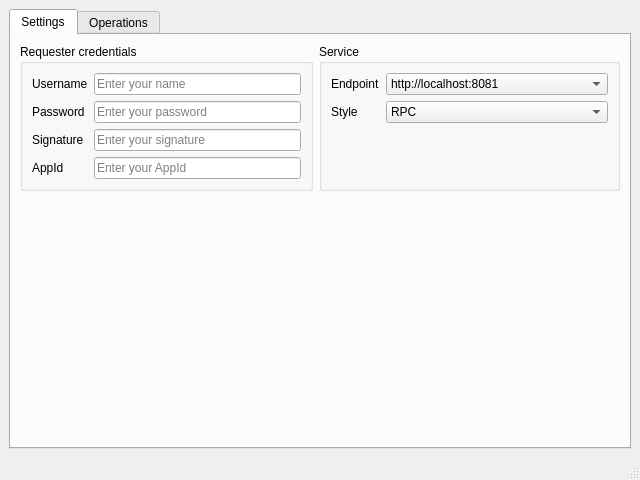
<?xml version="1.0" encoding="UTF-8"?>
<ui version="4.0">
 <class>MainWindow</class>
 <widget class="QMainWindow" name="MainWindow">
  <property name="geometry">
   <rect>
    <x>0</x>
    <y>0</y>
    <width>640</width>
    <height>480</height>
   </rect>
  </property>
  <property name="windowTitle">
   <string>MainWindow</string>
  </property>
  <widget class="QWidget" name="centralwidget">
   <layout class="QGridLayout" name="gridLayout">
    <item row="0" column="0">
     <widget class="QTabWidget" name="tabWidget">
      <property name="currentIndex">
       <number>0</number>
      </property>
      <widget class="QWidget" name="settingsTab">
       <attribute name="title">
        <string>Settings</string>
       </attribute>
       <layout class="QGridLayout" name="gridLayout_2">
        <item row="0" column="0">
         <layout class="QHBoxLayout" name="horizontalLayout_2" stretch="1,0">
          <item>
           <widget class="QGroupBox" name="requesterCredentialsGroupBox">
            <property name="title">
             <string>Requester credentials</string>
            </property>
            <layout class="QFormLayout" name="formLayout">
             <item row="0" column="0">
              <widget class="QLabel" name="usernameLabel">
               <property name="text">
                <string>Username</string>
               </property>
              </widget>
             </item>
             <item row="0" column="1">
              <widget class="QLineEdit" name="usernameLineEdit">
               <property name="placeholderText">
                <string>Enter your name</string>
               </property>
              </widget>
             </item>
             <item row="1" column="0">
              <widget class="QLabel" name="passwordLabel">
               <property name="text">
                <string>Password</string>
               </property>
              </widget>
             </item>
             <item row="1" column="1">
              <widget class="QLineEdit" name="passwordLineEdit">
               <property name="echoMode">
                <enum>QLineEdit::Normal</enum>
               </property>
               <property name="placeholderText">
                <string>Enter your password</string>
               </property>
              </widget>
             </item>
             <item row="2" column="0">
              <widget class="QLabel" name="signatureLabel">
               <property name="text">
                <string>Signature</string>
               </property>
              </widget>
             </item>
             <item row="2" column="1">
              <widget class="QLineEdit" name="signatureLineEdit">
               <property name="text">
                <string/>
               </property>
               <property name="echoMode">
                <enum>QLineEdit::Normal</enum>
               </property>
               <property name="placeholderText">
                <string>Enter your signature</string>
               </property>
              </widget>
             </item>
             <item row="3" column="0">
              <widget class="QLabel" name="appIdLabel">
               <property name="text">
                <string>AppId</string>
               </property>
              </widget>
             </item>
             <item row="3" column="1">
              <widget class="QLineEdit" name="appIdLineEdit">
               <property name="text">
                <string/>
               </property>
               <property name="echoMode">
                <enum>QLineEdit::Normal</enum>
               </property>
               <property name="placeholderText">
                <string>Enter your AppId</string>
               </property>
              </widget>
             </item>
            </layout>
           </widget>
          </item>
          <item>
           <widget class="QGroupBox" name="serviceGroupBox">
            <property name="title">
             <string>Service</string>
            </property>
            <layout class="QFormLayout" name="formLayout_2">
             <item row="0" column="0">
              <widget class="QLabel" name="endpointLabel">
               <property name="text">
                <string>Endpoint</string>
               </property>
              </widget>
             </item>
             <item row="0" column="1">
              <widget class="QComboBox" name="endpointComboBox">
               <item>
                <property name="text">
                 <string>http://localhost:8081</string>
                </property>
               </item>
               <item>
                <property name="text">
                 <string>https://api.paypal.com/2.0/</string>
                </property>
               </item>
               <item>
                <property name="text">
                 <string>https://api.sandbox.paypal.com/2.0/</string>
                </property>
               </item>
              </widget>
             </item>
             <item row="1" column="0">
              <widget class="QLabel" name="styleLabel">
               <property name="text">
                <string>Style</string>
               </property>
              </widget>
             </item>
             <item row="1" column="1">
              <widget class="QComboBox" name="styleComboBox">
               <item>
                <property name="text">
                 <string>RPC</string>
                </property>
               </item>
               <item>
                <property name="text">
                 <string>Document</string>
                </property>
               </item>
              </widget>
             </item>
            </layout>
           </widget>
          </item>
         </layout>
        </item>
        <item row="1" column="0">
         <spacer name="verticalSpacer_2">
          <property name="orientation">
           <enum>Qt::Vertical</enum>
          </property>
          <property name="sizeHint" stdset="0">
           <size>
            <width>20</width>
            <height>275</height>
           </size>
          </property>
         </spacer>
        </item>
       </layout>
      </widget>
      <widget class="QWidget" name="operationsTab">
       <attribute name="title">
        <string>Operations</string>
       </attribute>
       <layout class="QVBoxLayout" name="verticalLayout">
        <item>
         <layout class="QHBoxLayout" name="horizontalLayout">
          <item>
           <widget class="QLabel" name="balanceLabel">
            <property name="text">
             <string>Balance</string>
            </property>
           </widget>
          </item>
          <item>
           <widget class="QLineEdit" name="balanceLineEdit">
            <property name="placeholderText">
             <string>Push button to update your balance</string>
            </property>
           </widget>
          </item>
          <item>
           <widget class="QPushButton" name="getBalancePushButton">
            <property name="text">
             <string>Update</string>
            </property>
           </widget>
          </item>
         </layout>
        </item>
        <item>
         <spacer name="verticalSpacer">
          <property name="orientation">
           <enum>Qt::Vertical</enum>
          </property>
          <property name="sizeHint" stdset="0">
           <size>
            <width>20</width>
            <height>462</height>
           </size>
          </property>
         </spacer>
        </item>
       </layout>
      </widget>
     </widget>
    </item>
   </layout>
  </widget>
  <widget class="QMenuBar" name="menubar">
   <property name="geometry">
    <rect>
     <x>0</x>
     <y>0</y>
     <width>640</width>
     <height>20</height>
    </rect>
   </property>
  </widget>
  <widget class="QStatusBar" name="statusbar"/>
 </widget>
 <resources/>
 <connections>
  <connection>
   <sender>usernameLineEdit</sender>
   <signal>textChanged(QString)</signal>
   <receiver>MainWindow</receiver>
   <slot>updateRequesterCredentials()</slot>
   <hints>
    <hint type="sourcelabel">
     <x>426</x>
     <y>73</y>
    </hint>
    <hint type="destinationlabel">
     <x>399</x>
     <y>299</y>
    </hint>
   </hints>
  </connection>
  <connection>
   <sender>passwordLineEdit</sender>
   <signal>textChanged(QString)</signal>
   <receiver>MainWindow</receiver>
   <slot>updateRequesterCredentials()</slot>
   <hints>
    <hint type="sourcelabel">
     <x>426</x>
     <y>101</y>
    </hint>
    <hint type="destinationlabel">
     <x>399</x>
     <y>299</y>
    </hint>
   </hints>
  </connection>
  <connection>
   <sender>signatureLineEdit</sender>
   <signal>textChanged(QString)</signal>
   <receiver>MainWindow</receiver>
   <slot>updateRequesterCredentials()</slot>
   <hints>
    <hint type="sourcelabel">
     <x>139</x>
     <y>158</y>
    </hint>
    <hint type="destinationlabel">
     <x>319</x>
     <y>239</y>
    </hint>
   </hints>
  </connection>
  <connection>
   <sender>appIdLineEdit</sender>
   <signal>textChanged(QString)</signal>
   <receiver>MainWindow</receiver>
   <slot>updateRequesterCredentials()</slot>
   <hints>
    <hint type="sourcelabel">
     <x>203</x>
     <y>187</y>
    </hint>
    <hint type="destinationlabel">
     <x>319</x>
     <y>239</y>
    </hint>
   </hints>
  </connection>
 </connections>
 <slots>
  <slot>updateRequesterCredentials()</slot>
 </slots>
</ui>
